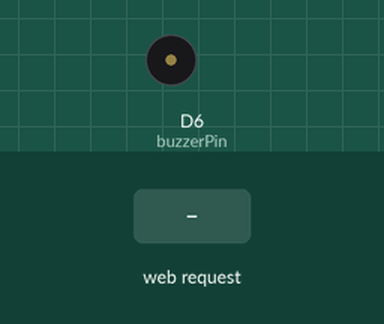
Recording of a sketch running on a simulated ESP8266 (NodeMCU). Shown: buzzer (waves = sounding, pin HIGH). Inputs (shaded band) come from the test bench. WiFi joins after 1.5 s; servers stay silent unless stated; what the sketch prints to the serial monitor is not drawn.

Above: at 2.7 s.
2.8 s: HTTP request GET /update?pir=1&vibration=1 received
At 3.4 s:
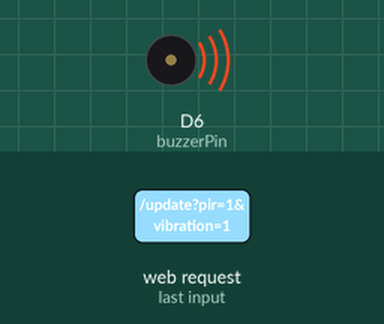
4.3 s: HTTP request GET /update?pir=120&vibration=120 received
At 5.7 s:
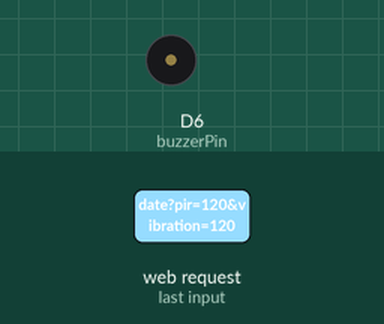
Timing chart, 0 to 7.3 s (numbered marks = the images above; inputs shaded):
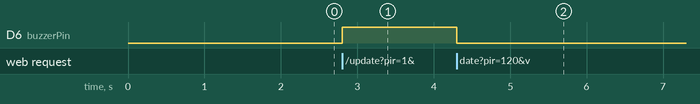

Measured:
- after the input at 2.8 s, D6 (buzzerPin): LOW → HIGH at once
- after the input at 4.3 s, D6 (buzzerPin): HIGH → LOW at once

The sketch:

gateway_node.ino
```cpp
#include <ESP8266WiFi.h>
#include <ESP8266WebServer.h>

// Wi-Fi Credentials
const char* ssid = "ASHURA";
const char* password = "gnam9999";

// Web Server
ESP8266WebServer server(80);

// Buzzer Pin
const int buzzerPin = D6;

// Sensor Data
int pirState = 0;
int vibrationState = 0;

void setup() {
  Serial.begin(115200);
  pinMode(buzzerPin, OUTPUT);
  digitalWrite(buzzerPin, LOW);  // Ensure buzzer is OFF

  // Connect to Wi-Fi
  WiFi.begin(ssid, password);
  while (WiFi.status() != WL_CONNECTED) {
    delay(500);
    Serial.print(".");
  }
  Serial.println("\nGateway Node Connected!");

  // Define server routes
  server.on("/update", HTTP_GET, []() {
    if (server.hasArg("pir") && server.hasArg("vibration")) {
      pirState = server.arg("pir").toInt();
      vibrationState = server.arg("vibration").toInt();

      Serial.print("PIR: ");
      Serial.print(pirState);
      Serial.print(" | Vibration: ");
      Serial.println(vibrationState);

      // Buzzer Logic: Activate if PIR or both sensors detect movement
      if (pirState == 1 || vibrationState == 1) {
        digitalWrite(buzzerPin, HIGH);
        Serial.println("Buzzer ON");
      } else {
        digitalWrite(buzzerPin, LOW);
        Serial.println("Buzzer OFF");
      }

      server.send(200, "text/plain", "Data Received");
    } else {
      server.send(400, "text/plain", "Missing Parameters");
    }
  });

  // Start Server
  server.begin();
}

void loop() {
  server.handleClient();
}
```

Sensor_node.ino
```cpp

```
